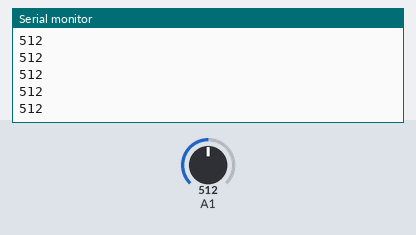
A sketch run on a simulated Arduino Uno, built with avr-gcc and run on an emulated ATmega328P. Parts: the last lines printed to the serial monitor. The test bench sets the inputs (shaded band); at power-on: A1 = 512.

Above: at 1.2 s.
1.3 s: A1 set to 716
At 1.56 s:
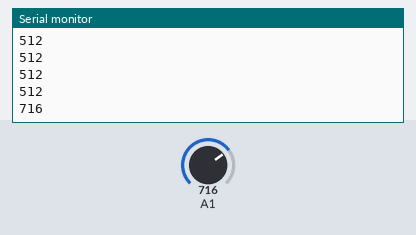
2.8 s: A1 set to 900
At 2.96 s:
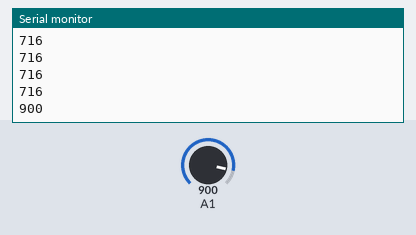
Timing chart, 0 to 5.8 s (numbered marks = the images above; inputs shaded):
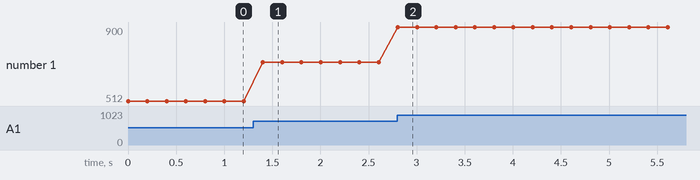

The sketch:

Task_1.1.2.ino
```cpp
void setup() {
  Serial.begin(9600);
}

void loop() {
  int light = analogRead(A1);
  Serial.println(light);
  delay(200);
}
```

Measured:
- after the input at 1.3 s, the serial monitor: prints a new line after 0.10 s (image 1)
- after the input at 2.8 s, the serial monitor: prints a new line at once (image 2)
- plotted number 1: 512 → 716 after the input at 1.3 s, 716 → 900 after the input at 2.8 s
